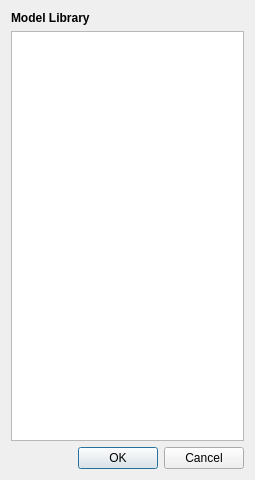
<?xml version="1.0" encoding="UTF-8"?>
<ui version="4.0">
 <class>ModelSelection</class>
 <widget class="QDialog" name="ModelSelection">
  <property name="geometry">
   <rect>
    <x>0</x>
    <y>0</y>
    <width>255</width>
    <height>480</height>
   </rect>
  </property>
  <property name="windowTitle">
   <string>Model Selection</string>
  </property>
  <layout class="QGridLayout" name="gridLayout">
   <item row="0" column="0">
    <widget class="QLabel" name="label">
     <property name="font">
      <font>
       <weight>75</weight>
       <bold>true</bold>
      </font>
     </property>
     <property name="text">
      <string>Model Library</string>
     </property>
    </widget>
   </item>
   <item row="1" column="0">
    <widget class="QListView" name="list_mdl_choices"/>
   </item>
   <item row="2" column="0">
    <widget class="QDialogButtonBox" name="buttonBox">
     <property name="orientation">
      <enum>Qt::Horizontal</enum>
     </property>
     <property name="standardButtons">
      <set>QDialogButtonBox::Cancel|QDialogButtonBox::Ok</set>
     </property>
    </widget>
   </item>
  </layout>
 </widget>
 <resources/>
 <connections>
  <connection>
   <sender>buttonBox</sender>
   <signal>accepted()</signal>
   <receiver>ModelSelection</receiver>
   <slot>accept()</slot>
   <hints>
    <hint type="sourcelabel">
     <x>248</x>
     <y>254</y>
    </hint>
    <hint type="destinationlabel">
     <x>157</x>
     <y>274</y>
    </hint>
   </hints>
  </connection>
  <connection>
   <sender>buttonBox</sender>
   <signal>rejected()</signal>
   <receiver>ModelSelection</receiver>
   <slot>reject()</slot>
   <hints>
    <hint type="sourcelabel">
     <x>316</x>
     <y>260</y>
    </hint>
    <hint type="destinationlabel">
     <x>286</x>
     <y>274</y>
    </hint>
   </hints>
  </connection>
 </connections>
</ui>
